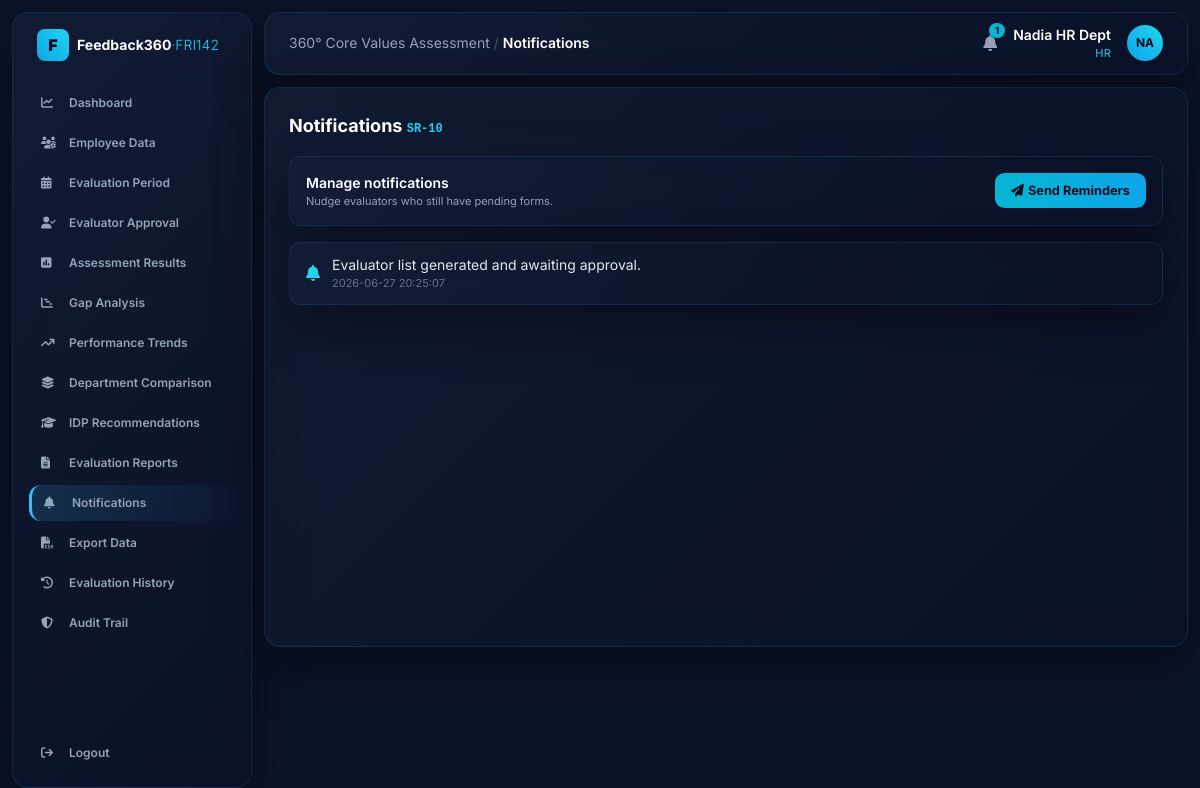
The app's page /notifications (signed in) with its own data.
### tables this page shows
CREATE TABLE users (
    id INTEGER PRIMARY KEY AUTOINCREMENT,
    username TEXT UNIQUE NOT NULL,
    password_hash TEXT NOT NULL,
    display_name TEXT NOT NULL,
    role TEXT NOT NULL,                -- admin | hr | management | employee
    employee_id INTEGER REFERENCES employees(id)
);

CREATE TABLE notifications (
    id INTEGER PRIMARY KEY AUTOINCREMENT,
    target_role TEXT,
    target_user_id INTEGER,
    message TEXT NOT NULL,
    created_at TEXT,
    is_read INTEGER NOT NULL DEFAULT 0
);

### app.py (the view)
@app.route("/notifications")
@require("admin", "hr", "management", "employee")
def notifications():
    rows = g.db.execute(
        "SELECT * FROM notifications WHERE target_role=? OR target_user_id=? "
        "ORDER BY id DESC", (g.user["role"], g.user["id"])).fetchall()
    g.db.execute("UPDATE notifications SET is_read=1 WHERE target_role=? OR target_user_id=?",
                 (g.user["role"], g.user["id"]))
    g.db.commit()
    return render_template("notifications.html", rows=rows)

### app.py (called while the page is built)
@app.before_request
def load_user():
    g.db = get_db()
    g.user = None
    if "uid" in session:
        g.user = g.db.execute(
            "SELECT * FROM users WHERE id=?", (session["uid"],)
        ).fetchone()

def require(*roles):
    def deco(fn):
        @wraps(fn)
        def wrapper(*a, **kw):
            if not g.user:
                return redirect(url_for("login"))
            if roles and g.user["role"] not in roles:
                abort(403)
            return fn(*a, **kw)
        return wrapper
    return deco

@app.context_processor
def inject_globals():
    unread = 0
    if g.get("user"):
        unread = g.db.execute(
            "SELECT COUNT(*) c FROM notifications WHERE is_read=0 AND "
            "(target_role=? OR target_user_id=?)",
            (g.user["role"], g.user["id"]),
        ).fetchone()["c"]
    return dict(user=g.get("user"), VALUES=VALUES, VALUE_LABELS=VALUE_LABELS,
                TARGET=CORPORATE_TARGET, unread=unread)

### database.py (called while the page is built)
def get_db():
    conn = sqlite3.connect(DB_PATH)
    conn.row_factory = sqlite3.Row
    conn.execute("PRAGMA foreign_keys = ON")
    return conn

### templates/notifications.html
{% extends "base.html" %}
{% block heading %}Notifications{% endblock %}
{% block body %}
<h2 class="text-lg font-bold text-white mb-4">Notifications <span class="text-xs text-cyan-400 font-mono">SR-10</span></h2>
{% if user['role'] in ['admin','hr'] %}
<div class="glossy rounded-xl p-4 mb-4 flex items-center justify-between">
  <div><div class="text-sm font-semibold text-white">Manage notifications</div>
    <div class="text-[11px] text-slate-400">Nudge evaluators who still have pending forms.</div></div>
  <a href="{{ url_for('reminders_send') }}" class="btn"><i class="fa-solid fa-paper-plane mr-1"></i>Send Reminders</a>
</div>
{% endif %}
<div class="space-y-2">
{% for r in rows %}
  <div class="glossy rounded-xl px-4 py-3 flex items-center gap-3">
    <i class="fa-solid fa-bell text-cyan-400"></i>
    <div class="flex-grow"><div class="text-sm text-slate-200">{{ r['message'] }}</div>
      <div class="text-[11px] text-slate-500">{{ r['created_at'] }}</div></div>
  </div>
{% else %}<p class="text-sm text-slate-400">No notifications.</p>{% endfor %}
</div>
{% endblock %}

### templates/base.html (shortened to what this page needs)
<!DOCTYPE html>
<html lang="en">
<head>
<script src="https://cdn.tailwindcss.com"></script>
<link rel="stylesheet" href="https://cdnjs.cloudflare.com/ajax/libs/font-awesome/6.4.0/css/all.min.css">
</head>
<body class="text-slate-200 min-h-screen">
{% if user %}
<div class="flex min-h-screen">
  <aside class="w-60 shrink-0 glossy m-3 rounded-2xl p-4 flex flex-col">
    <div class="flex items-center gap-2 px-2 mb-6">
      <div class="w-8 h-8 bg-gradient-to-tr from-sky-500 to-cyan-400 rounded-lg flex items-center justify-center text-slate-950 font-black">F</div>
      <span class="text-sm font-bold text-white leading-tight">Feedback360<span class="text-cyan-400 font-light">·FRI142</span></span>
    </div>
    {% set R = user['role'] %}
    <nav class="space-y-1 text-xs font-semibold flex-grow">
      {% macro link(ep,icon,label) %}
        <a href="{{ url_for(ep) }}" class="flex items-center gap-3 px-3 py-2.5 rounded-xl navlink {{ 'nav-active' if request.endpoint==ep }}">
          <i class="fa-solid {{ icon }} w-4"></i><span>{{ label }}</span></a>
      {% endmacro %}
      {% if R in ['admin','hr','management'] %}{{ link('dashboard','fa-chart-line','Dashboard') }}{% endif %}
      {% if R in ['admin','hr'] %}{{ link('employees','fa-users-gear','Employee Data') }}{% endif %}
      {% if R in ['admin','hr'] %}{{ link('periods','fa-calendar-days','Evaluation Period') }}{% endif %}
      {% if R in ['admin','hr'] %}{{ link('evaluators','fa-user-check','Evaluator Approval') }}{% endif %}
      {% if R in ['admin','hr','management'] %}{{ link('results','fa-square-poll-vertical','Assessment Results') }}{% endif %}
      {% if R in ['admin','hr','management'] %}{{ link('gap','fa-chart-gantt','Gap Analysis') }}{% endif %}
      {% if R in ['admin','hr','management'] %}{{ link('trends','fa-arrow-trend-up','Performance Trends') }}{% endif %}
      {% if R in ['admin','hr','management'] %}{{ link('departments','fa-layer-group','Department Comparison') }}{% endif %}
      {% if R in ['admin','hr','management'] %}{{ link('idp','fa-graduation-cap', 'IDP Summary' if R=='management' else 'IDP Recommendations') }}{% endif %}
      {% if R in ['admin','hr','management'] %}{{ link('reports','fa-file-lines','Evaluation Reports') }}{% endif %}
      {{ link('notifications','fa-bell','Notifications') }}
      {% if R in ['admin','hr'] %}<a href="{{ url_for('export_data') }}" class="flex items-center gap-3 px-3 py-2.5 rounded-xl navlink"><i class="fa-solid fa-file-csv w-4"></i><span>Export Data</span></a>{% endif %}
      {% if R in ['admin','hr','management'] %}{{ link('history','fa-clock-rotate-left','Evaluation History') }}{% endif %}
      {% if R in ['admin','hr'] %}{{ link('audit','fa-shield-halved','Audit Trail') }}{% endif %}
    </nav>
    <a href="{{ url_for('logout') }}" class="flex items-center gap-3 px-3 py-2.5 rounded-xl navlink text-xs font-semibold mt-2">
      <i class="fa-solid fa-arrow-right-from-bracket w-4"></i><span>Logout</span></a>
  </aside>
  <div class="flex-grow p-3 pl-0">
    <header class="glossy rounded-2xl px-6 py-3 flex justify-between items-center mb-3">
      <div class="text-sm text-slate-400">360° Core Values Assessment <span class="text-slate-600">/</span>
        <span class="text-white font-semibold">{{ self.heading() }}</span></div>
      <div class="flex items-center gap-4">
        <a href="{{ url_for('notifications') }}" class="relative text-slate-400 hover:text-white">
          <i class="fa-solid fa-bell"></i>
          {% if unread %}<span class="absolute -top-2 -right-2 bg-cyan-500 text-slate-950 text-[10px] font-bold rounded-full px-1.5">{{ unread }}</span>{% endif %}
        </a>
        <div class="text-right">
          <div class="text-sm font-semibold text-white">{{ user['display_name'] }}</div>
          <div class="text-[11px] text-cyan-400 uppercase tracking-wide">{{ user['role'] }}</div>
        </div>
        <div class="w-9 h-9 rounded-full bg-gradient-to-tr from-sky-500 to-cyan-400 flex items-center justify-center text-slate-950 font-bold text-xs">
          {{ user['display_name'][:2]|upper }}</div>
      </div>
    </header>
    <main class="glossy rounded-2xl p-6 min-h-[70vh]">{% block body %}{% endblock %}</main>
  </div>
</div>
{% else %}{% block plain %}{% endblock %}{% endif %}
</body>
</html>

### templates/base.html (style rules this page uses)
body { font-family:'Inter',sans-serif;background:#0b1329 }
.glossy { background:linear-gradient(135deg,rgba(20,30,55,.75),rgba(10,17,40,.85)); backdrop-filter:blur(20px);border:1px solid rgba(56,189,248,.12); box-shadow:0 20px 50px rgba(0,0,0,.4) }
.nav-active { background:linear-gradient(90deg,rgba(56,189,248,.15),rgba(56,189,248,.02)); border-left:3px solid #38bdf8;color:#fff }
.navlink { color:#94a3b8 }
.btn { background:linear-gradient(90deg,#06b6d4,#0ea5e9);color:#04111f;font-weight:700; padding:.5rem 1rem;border-radius:.6rem;font-size:.8rem }

### records on screen
users: display_name "Nadia HR Dept", role "HR", display_name "NA"
notifications: message "Evaluator list generated and awaiting approval.", created_at "2026-06-27 20:25:07"

### other values on screen
{{ unread }} "1"
